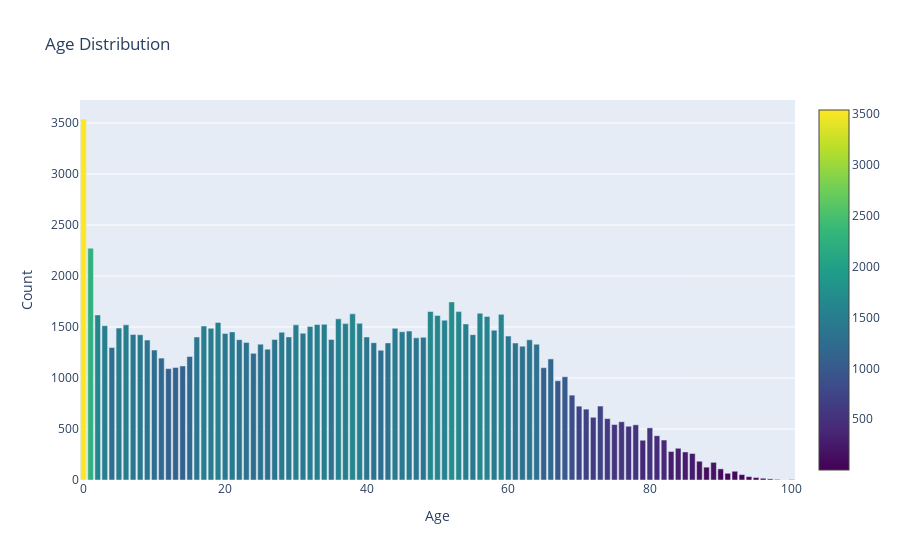

Here is the notebook cell this chart was saved with:
### Code cell
import matplotlib.pyplot as plt
import numpy as np
import pandas as pd
import plotly.graph_objs as go
import plotly.offline as py

# Assuming df is your DataFrame

# Scatter Plot of Age Distribution
plt.figure(figsize=(13, 7))
plt.scatter(range(df.shape[0]), np.sort(df['Age'].values))
plt.xlabel('Index', fontsize=12)
plt.ylabel('Age', fontsize=12)
plt.title('Scatter Plot of Age Distribution')
plt.show()

# Bar Chart of Age Distribution
cnt_srs = df['Age'].value_counts()
trace = go.Bar(
    x=cnt_srs.index,
    y=cnt_srs.values,
    marker=dict(
        color=cnt_srs.values,
        colorscale='Viridis',
        showscale=True
    ),
)
layout = go.Layout(
    title='Age Distribution',
    xaxis=dict(title='Age'),
    yaxis=dict(title='Count'),
)
data = [trace]
fig = go.Figure(data=data, layout=layout)
py.iplot(fig, filename="age_distribution")

### Figure 1 — Plotly figure (JSON) as saved in the notebook; plotly's stock layout.template omitted (floating-point values rounded to 4 significant figures)
{"data": [{"marker": {"color": [3539, 2273, 1746, 1652, 1651, 1635, 1629, 1624, 1618, 1613, 1603, 1580, 1567, 1545, 1536, 1533, 1530, 1526, 1524, 1521, 1521, 1513, 1509, 1505, 1489, 1487, 1487, 1469, 1460, 1453, 1452, 1448, 1439, 1437, 1427, 1425, 1424, 1411, 1403, 1402, 1402, 1399, 1394, 1378, 1377, 1376, 1374, 1372, 1349, 1346, 1344, 1343, 1332, 1331, 1312, 1299, 1283, 1274, 1272, 1242, 1211, 1195, 1187, 1118, 1103, 1101, 1092, 1012, 973, 832, 725, 724, 695, 615, 602, 571, 544, 541, 527, 511, 434, 392, 390, 311, 280, 275, 260, 184, 173, 126, 109, 86, 66, 53, 33, 24, 17, 11, 6, 4, 1], "colorscale": [[0, "#440154"], [0.1111, "#482878"], [0.2222, "#3e4989"], [0.3333, "#31688e"], [0.4444, "#26828e"], [0.5556, "#1f9e89"], [0.6667, "#35b779"], [0.7778, "#6ece58"], [0.8889, "#b5de2b"], [1, "#fde725"]], "showscale": true}, "type": "bar", "x": [0, 1, 52, 49, 53, 56, 38, 59, 2, 50, 57, 36, 51, 19, 39, 37, 54, 34, 33, 6, 30, 3, 17, 32, 5, 44, 18, 58, 46, 45, 21, 28, 31, 20, 7, 55, 8, 60, 29, 16, 40, 48, 47, 35, 27, 22, 63, 9, 23, 41, 43, 61, 25, 64, 62, 4, 26, 10, 42, 24, 15, 11, 66, 14, 13, 65, 12, 68, 67, 69, 73, 70, 71, 72, 74, 76, 75, 78, 77, 80, 81, 82, 79, 84, 83, 85, 86, 87, 89, 88, 90, 92, 91, 93, 94, 95, 96, 97, 98, 100, 99], "y": [3539, 2273, 1746, 1652, 1651, 1635, 1629, 1624, 1618, 1613, 1603, 1580, 1567, 1545, 1536, 1533, 1530, 1526, 1524, 1521, 1521, 1513, 1509, 1505, 1489, 1487, 1487, 1469, 1460, 1453, 1452, 1448, 1439, 1437, 1427, 1425, 1424, 1411, 1403, 1402, 1402, 1399, 1394, 1378, 1377, 1376, 1374, 1372, 1349, 1346, 1344, 1343, 1332, 1331, 1312, 1299, 1283, 1274, 1272, 1242, 1211, 1195, 1187, 1118, 1103, 1101, 1092, 1012, 973, 832, 725, 724, 695, 615, 602, 571, 544, 541, 527, 511, 434, 392, 390, 311, 280, 275, 260, 184, 173, 126, 109, 86, 66, 53, 33, 24, 17, 11, 6, 4, 1]}], "layout": {"title": {"text": "Age Distribution"}, "xaxis": {"title": {"text": "Age"}}, "yaxis": {"title": {"text": "Count"}}}}
